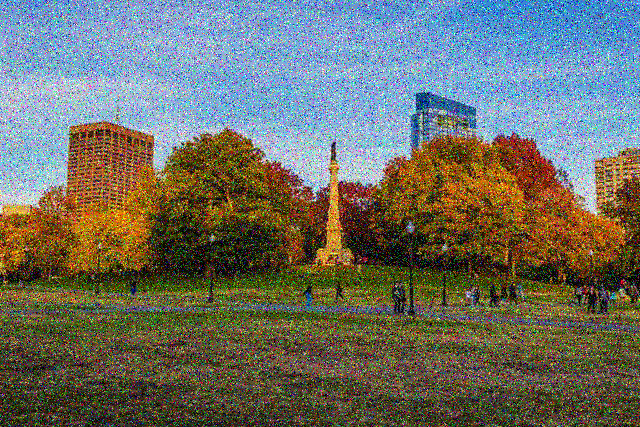
#> input picture Fundamental Operations/Resources/Photos/noised_park.png, 640 x 427 px
$ python averaging.py
#> lines starting #> are read from the running program, lines starting #| are printed output that depends on the picture
import cv2 as cv
import matplotlib.pyplot as plt
'''
we generally smooth an image when it contains a lot of noise with intend to
reduce noise of the image for better output these noise may be occurred
due to camera sensors or environment in which image is taken / problem in
lighting.
To smooth or blur an image we need a window which is also called kernel matrix.
Blurring process if applied to middle pixel as a result of around pixels(surrounding pixels)
'''

'''
Averaging is done by convolving an image with a normalized box filter. It simply takes the average of all
the pixels under the kernel area and replaces the central element.

--> here I am taking image in which I have manually added 50% noise....
'''
# read an image
img = cv.imread('../Resources/Photos/noised_park.png')
#> img is the input picture: shape (427, 640, 3); mean B, G, R 101.8, 111.4, 109.4
# cv.imshow('Original Image',img)

# Normalized smoothing or blurring (Averaging) both blur method generate same output
norm_blur = cv.blur(src=img, ksize=(7,7))
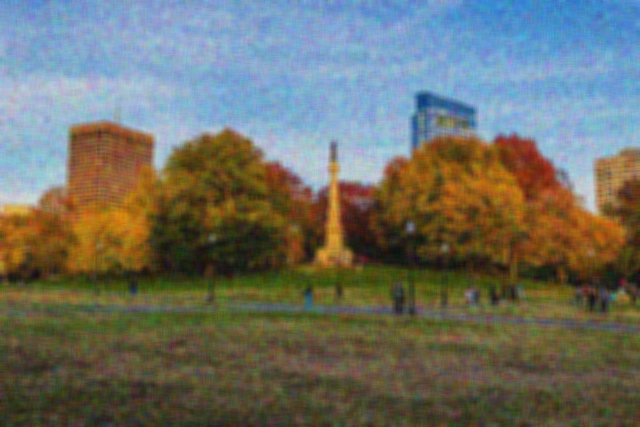
#> norm_blur: shape (427, 640, 3); mean B, G, R 101.8, 111.5, 109.4
norm_blur = cv.boxFilter(src=img,ddepth=0,ksize=(7,7),normalize=True)
# cv.imshow('Averaging(Normalized)',norm_blur)


# not Normalized smoothing (Averaging)

# cv.imshow('Averaging(Not Normalized)',nnorm_blur)
nnorm_blur = cv.boxFilter(src=img,ddepth=0,ksize=(7,7),normalize=False)

# I have done this because plt.imshow() shows RGB format
img = cv.cvtColor(src=img, code=cv.COLOR_BGR2RGB)
norm_blur = cv.cvtColor(src=norm_blur,code=cv.COLOR_BGR2RGB)

# draw pixel distribution after smoothing normalised
plt.subplot(221), plt.imshow(img),plt.title('Noised Image')
plt.subplot(222), plt.imshow(norm_blur),plt.title('Average Filtered Image')
plt.subplot(223),plt.hist(img.ravel(),256,[0,256]),plt.xlim([0, 256])
plt.subplot(224),plt.hist(norm_blur.ravel(),256,[0,256],color='r'),plt.xlim([0, 256])
plt.show()
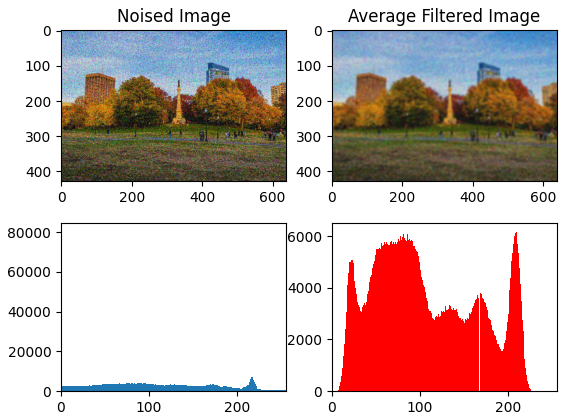
#> figure drawn by matplotlib, 4 panels; panel 3: tallest bar 80524 high, from x = 0 to 1; panel 4: tallest bar 6187 high, from x = 209 to 210

cv.waitKey(0)

$ run again, with Fundamental Operations/Resources/Photos/img.png copied over Fundamental Operations/Resources/Photos/noised_park.png
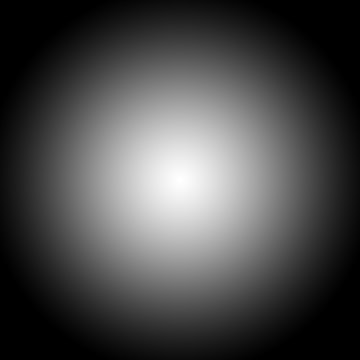
#> input picture Fundamental Operations/Resources/Photos/img.png, 360 x 360 px
#> img is the input picture: shape (360, 360, 3); min 0, max 255, mean 73.9
#> `nnorm_blur = cv.boxFilter(src=img,ddepth=0,ksize=(7,7),normalize=False)`:
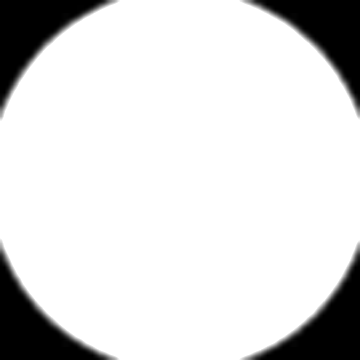
#> nnorm_blur: shape (360, 360, 3); min 0, max 255, mean 218.3
#> `plt.show()`:
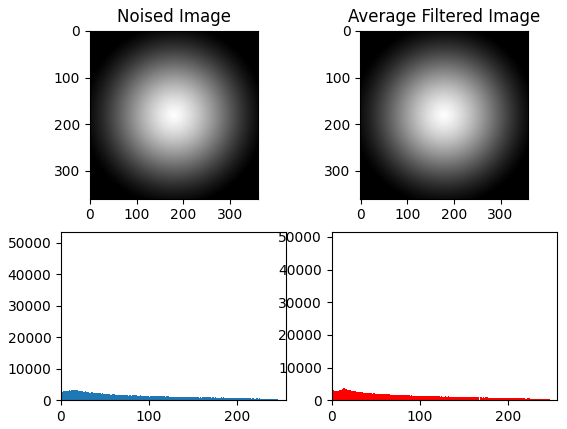
#> figure drawn by matplotlib, 4 panels; panel 3: tallest bar 50811 high, from x = 0 to 1; panel 4: tallest bar 48981 high, from x = 0 to 1

$ run again, with Fundamental Operations/Resources/Photos/img_1.png copied over Fundamental Operations/Resources/Photos/noised_park.png
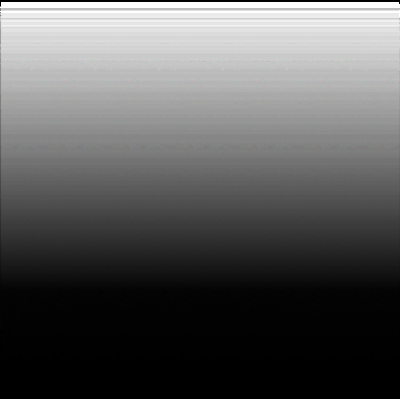
#> input picture Fundamental Operations/Resources/Photos/img_1.png, 400 x 399 px
#> img is the input picture: shape (399, 400, 3); mean B, G, R 91.9, 91.9, 91.9
#> `nnorm_blur = cv.boxFilter(src=img,ddepth=0,ksize=(7,7),normalize=False)`:
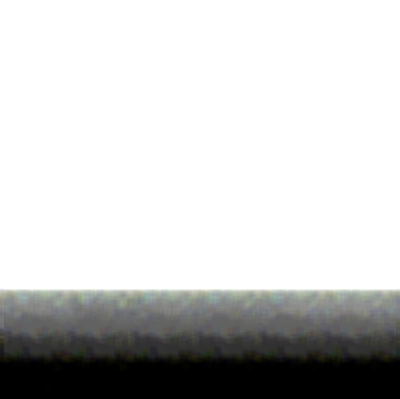
#> nnorm_blur: shape (399, 400, 3); mean B, G, R 202.1, 202.6, 202.3
#> `plt.show()`:
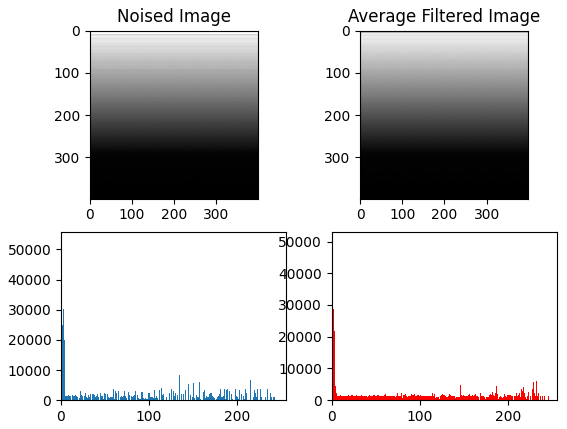
#> figure drawn by matplotlib, 4 panels; panel 3: tallest bar 53036 high, from x = 0 to 1; panel 4: tallest bar 50415 high, from x = 0 to 1
